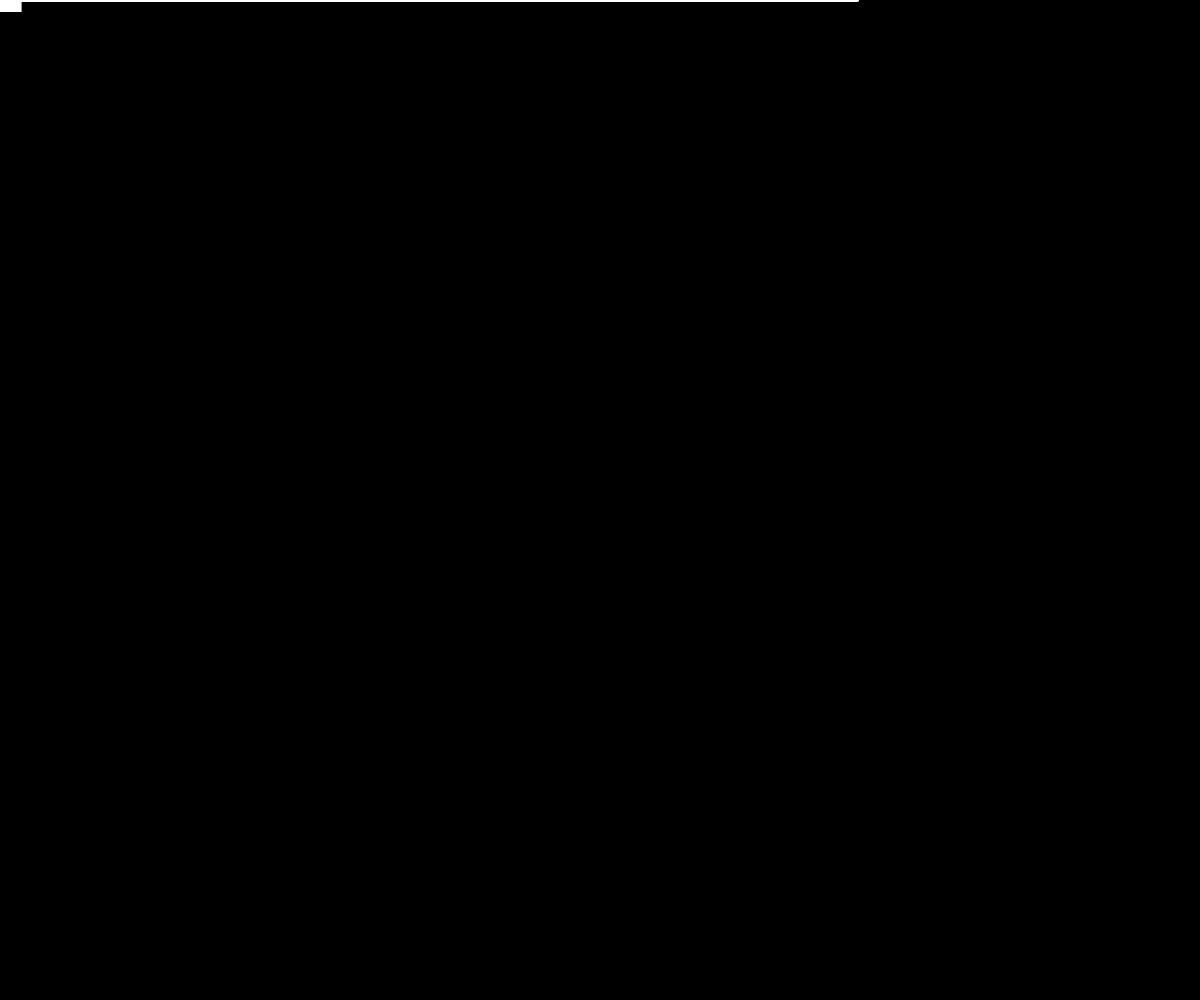
Frame 1 (no input)
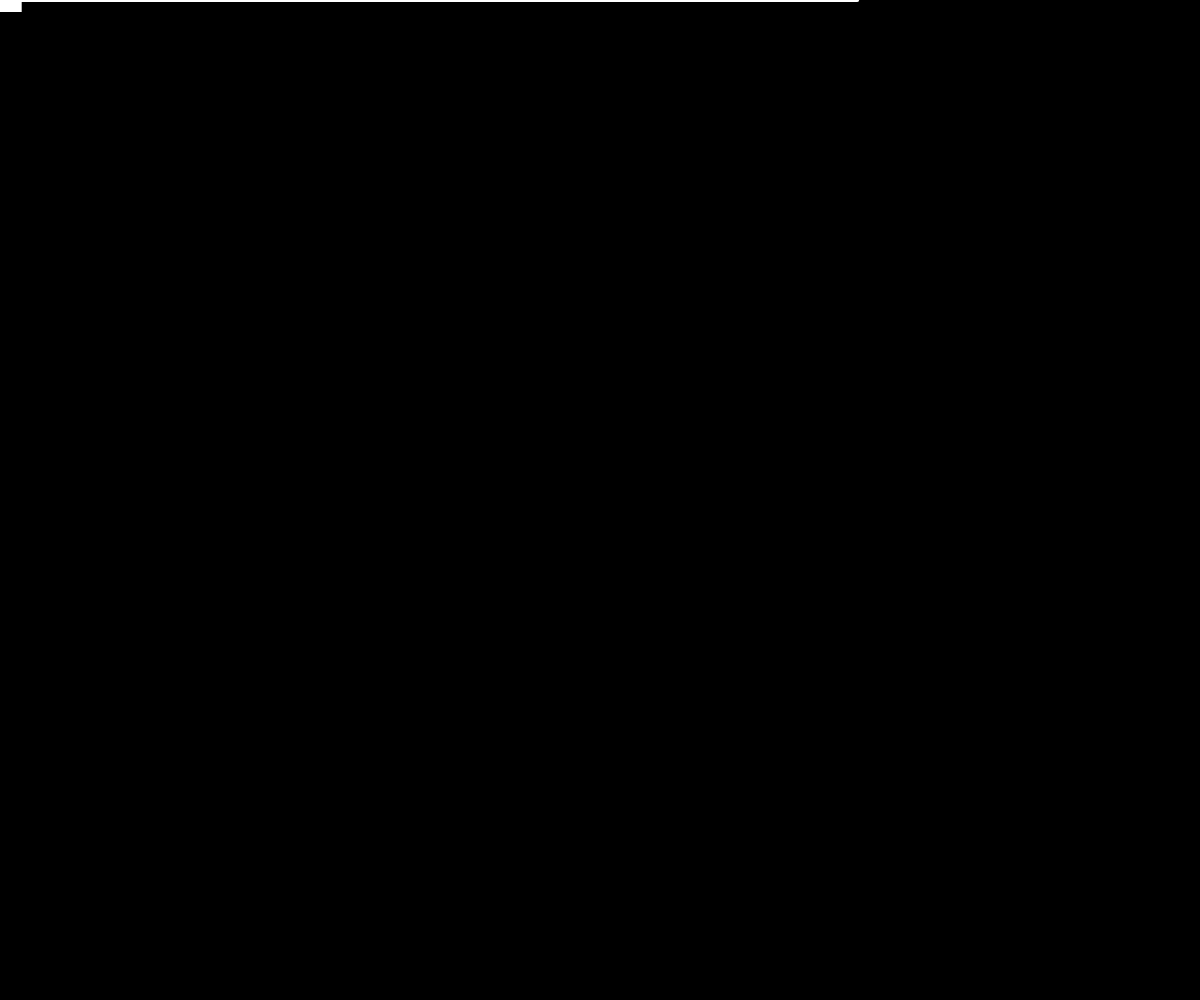
Frame 60 (no input)
Frame 120 (the mouse pressed at the canvas centre since frame 60): identical to frame 60, image omitted

The p5.js sketch that drew these frames (run headless with seeded random() and noise() and a simulated clock; from frame 60 on, the mouse is pressed at the canvas centre):

// p5.js sketch
// ── sketch.js
let speed = 15;
let size = 20;
let clickPosition; 
let connectors = [
  {x1:0, y1:0, x2:400, y2:400},
  {x1:0, y1:0, x2:0, y2:0},
  {x1:0, y1:0, x2:0, y2:0}
]

// Top connector
//let x1, y1, x1s, y1s;

// Bottom connector
//let x2, y2, x2s, y2s;


function setup() {
  createCanvas(windowWidth, windowHeight);
  rectMode(CENTER); 
  // Set start positions
  //resetPostions2();
  mouseClicked();
}

function resetPostions2(){
  // Set the position of the top connector
  console.log(connectors[0])
  connectors[0].x1 = mouseX; 
  connectors[0].y1 = mouseY; 
  connectors[0].x2 = random(0, windowWidth); 
  connectors[0].y2 = -40;
  // Bottom connector
  //connectors[1].x1 = connectors[0].x1; 
  //connectors[1].y1 = windowHeight+10;
  //connectors[1].x2 = connectors[0].x1;
  //connectors[1].y2s = windowHeight;
}

function draw() {
  background(0);
  drawline(0);
  animateLine(1);
}

function drawline(key){
  stroke(255);
  strokeWeight(4);
  line(connectors[key].x1, connectors[key].y1, connectors[key].x2, connectors[key].y2) 
  circle(connectors[key].x2, connectors[key].y2, size);
} 

// Anunate the end of the line to the clickPosition
function animateLine(key){
  //Create a vector of the distance between two points
  let movingX = connectors[key].x2; 
  let movingY = connectors[key].y2; 
  let targetX = clickPosition[0];
  let targetY = clickPosition[1];
  let m = createVector(movingX-targetX, movingY-targetY);
  m.normalize(); // Create a constant rate
  // Calculate the speed of movement
  movingX -= m.x*speed;   // Set the speed of the moving point
  movingY -= m.y*speed;   // Set the speed of the moving point
  // Save the new x/y position
  connectors[key].x2 = movingX;
  connectors[key].x2 = movingY;
  console.log('X:'+movingX, 'Y:'+movingY, 'targetX:'+targetX, 'targetY:'+targetY);
  // Draw the line
  stroke(255);
  strokeWeight(4);
  line(connectors[key].x1, connectors[key].y1, connectors[key].x2, connectors[key].y2) 
  rect(connectors[key].x2, connectors[key].y2, size);
}

// Set a point for the other object to move towards
function mouseClicked() {
  clickPosition = [width/2, height/2];
  connectors[0].x1 = random(width); 
  connectors[0].y1 = 0;
  connectors[0].x2 = mouseX;
  connectors[0].y2 = mouseY; 
}


function drawCOnnectors(){
  // First connector
  line(x1, y1, x1s, y1s) 
  rect(x1, y1, size);

  // Animated connectors
  Object.keys(connectors).forEach(key => {

    // Auto connector
    line(connectors[key].x1, connectors[key].y1, connectors[key].x2, connectors[key].y2); 
    circle(connectors[key].x2, connectors[key].y2, size);

    // Stop moving if the lines are connected
    let myDistance = dist(connectors[0].x2, connectors[0].y2, connectors[key].x2, connectors[key].y2); 
    if(myDistance < size){
      console.log('CONNECTED');
    
    }else{
      //Create a vector of the distance between two points
      let m = createVector(connectors[0].x2-connectors[key].x1, connectors[0].y2-connectors[key].y1);
      m.normalize(); // Create a constant rate
      connectors[key].x2 -= m.x*speed;   // Set the speed
      connectors[key].y2 -= m.y*speed;   // Set the speed
    }
  });
}

function resetPostions(){
  // Top connector
  x1 = mouseX; 
  y1 = mouseY;
  x1s = random(0, windowWidth); 
  y1s = -40;
  // Bottom connector
  x2 = x1; 
  y2 = windowHeight+10;
  x2s =  x1; 
  y2s = windowHeight;
}




function draw2() {
  background(0);
  stroke(255);
  strokeWeight(4);
 
  // First connector
  line(x1, y1, x1s, y1s) 
  rect(x1, y1, size);
  
  // Auto connector
  line(x2, y2, x2s, y2s) 
  circle(x2, y2, size);

  // Stop moving if the lines are connected
  let myDistance = dist(x1, y1, x2, y2); 
  if(myDistance < size){
    console.log('CONNECTED');
    
  }else{
    //Create a vector of the distance between two points
    let m = createVector(x2-x1, y2-y1);
    m.normalize(); // Create a constant rate
    x2 -= m.x*speed;   // Set the speed
    y2 -= m.y*speed;   // Set the speed
  }

}
